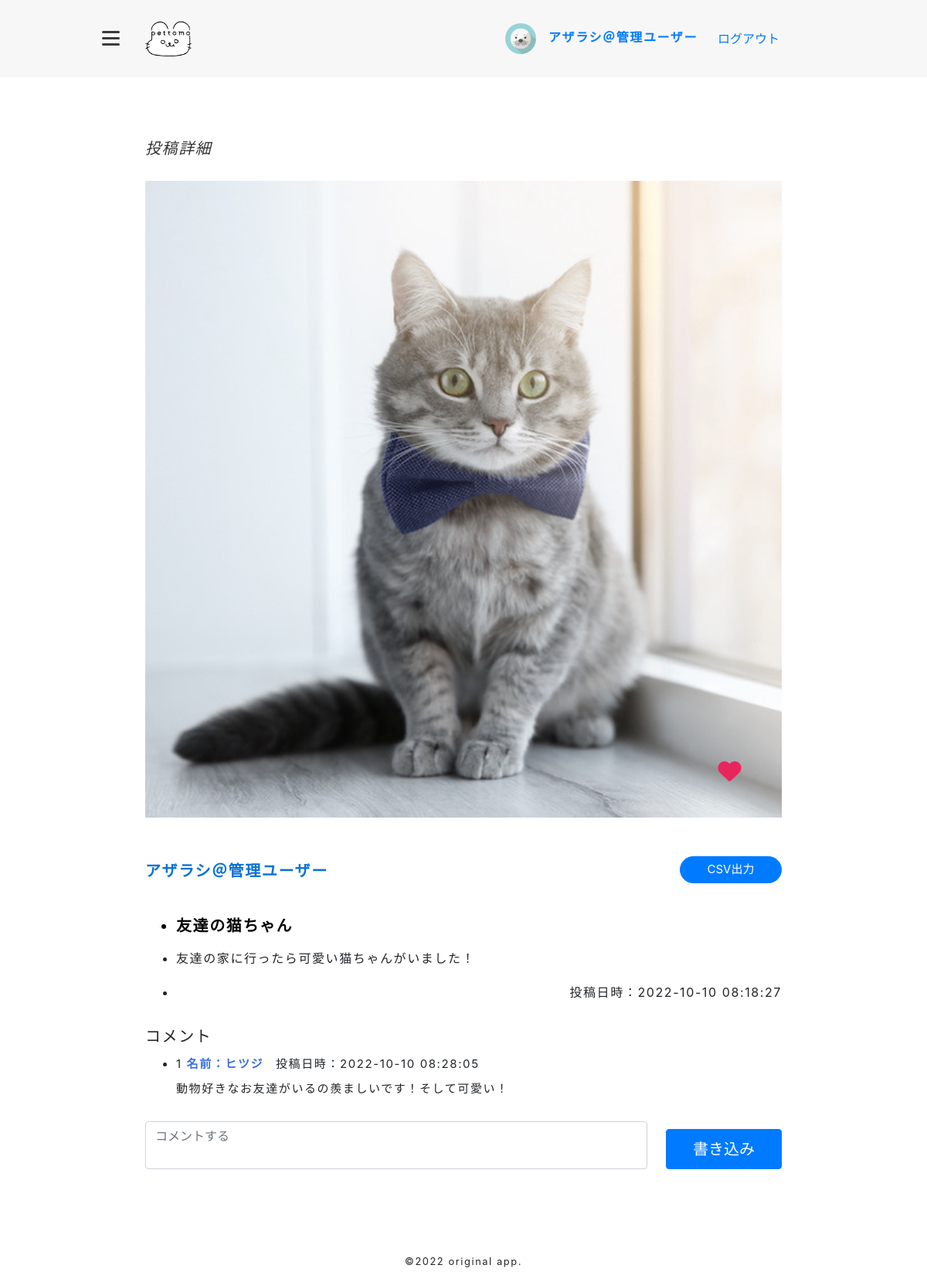
Page /public_html/thread_disp.php?thread_id=14 (signed in) on the committed database.
### tables this page shows
CREATE TABLE `threads` (
  `id` int(11) NOT NULL,
  `user_id` int(11) DEFAULT NULL,
  `title` text DEFAULT NULL,
  `body` text DEFAULT NULL,
  `thread_img` varchar(255) DEFAULT NULL,
  `delflag` tinyint(1) DEFAULT 0,
  `created` datetime DEFAULT NULL,
  `modified` datetime DEFAULT NULL
);

CREATE TABLE `users` (
  `id` int(11) NOT NULL,
  `username` varchar(32) DEFAULT NULL,
  `email` varchar(255) DEFAULT NULL,
  `password` varchar(255) DEFAULT NULL,
  `image` varchar(255) DEFAULT NULL,
  `delflag` tinyint(1) DEFAULT 0,
  `created` datetime DEFAULT NULL,
  `modified` datetime DEFAULT NULL,
  `authority` int(11) NOT NULL DEFAULT 1
);

CREATE TABLE `comments` (
  `id` int(11) NOT NULL,
  `thread_id` int(11) DEFAULT NULL,
  `comment_num` int(11) DEFAULT NULL,
  `user_id` int(11) DEFAULT NULL,
  `content` text DEFAULT NULL,
  `delflag` tinyint(4) DEFAULT 0,
  `created` datetime DEFAULT NULL,
  `modified` datetime DEFAULT NULL
);

### lib/Controller/functions.php (called while the page is built, shortened)
<?php
function h($s){
  return htmlspecialchars($s, ENT_QUOTES,'UTF-8');
}

### config/autoload.php (called while the page is built, shortened)
<?php
spl_autoload_register(function($class) {
  $prefix = 'Poa\\';
  if (strpos($class, $prefix) === 0) {
    $className = substr($class, strlen($prefix));
    $classFilePath = __DIR__ . '/../lib/' . str_replace('\\', '/', $className) . '.php';
  }
});

### lib/Model.php (called while the page is built, shortened)
<?php
class Model {
  public function __construct(){
    try {
      $this->db = new \PDO(DSN, DB_USERNAME, DB_PASSWORD);
    } catch (\PDOException $e) {
      echo $e->getMessage();
      exit;
    }
  }
}

### lib/Model/Thread.php (called while the page is built, shortened)
<?php
class Thread extends \Poa\Model {
  public function getThread($thread_id){
    $stmt = $this->db->prepare("SELECT threads.id,user_id,title,username,body,thread_img,threads.created FROM threads INNER JOIN users ON user_id = users.id WHERE threads.id = :id AND threads.delflag = 0");
    $stmt->bindValue(":id",$thread_id);
    $stmt->execute();
    return $stmt->fetch(\PDO::FETCH_OBJ);
  }
  public function favThread($thread_id) {
    $user_id = $_SESSION['me']->id;
    $stmt = $this->db->query("SELECT t.id AS t_id,f.id AS f_id FROM threads AS t LEFT JOIN favorites AS f ON t.delflag = 0 AND t.id = f.thread_id AND f.user_id = $user_id");
    $stmt->bindValue(":id",$thread_id);
    $stmt->execute();
    return $stmt->fetch(\PDO::FETCH_OBJ);
  }
}

### lib/Model/Comment.php (called while the page is built, shortened)
<?php
class Comment extends \Poa\Model {
  public function getCommentAll($thread_id){
    $stmt = $this->db->prepare("SELECT comment_num,username,content,comments.created FROM comments INNER JOIN users ON user_id = users.id WHERE thread_id =:thread_id AND comments.delflag = 0 ORDER BY comment_num ASC;");
    $stmt->execute([':thread_id' => $thread_id]);
    return $stmt->fetchAll(\PDO::FETCH_OBJ);
  }
}

### public_html/thread_disp.php (the view, shortened to what this page needs)
<?php
require_once(__DIR__ .'/header.php');
$threadCon = new Poa\Controller\CommentCreate();
$threadCon->run();
$thread_id = $_GET['thread_id'];
$threadMod = new Poa\Model\Thread();
$thread = $threadMod->favThread($thread_id);
$threadDisp = $threadMod->getThread($thread_id);
?>
<h1 class="page__ttl">投稿詳細</h1>
<div class="thread">
  <div class="thread_img" data-threadid="<?= $thread->t_id; ?>">
    <div class="fav__btn<?php if(isset($thread->f_id)) { echo ' active';} ?>">
      <i class="fas fa-heart"></i>
    </div>
    <img src="<?= './gazou/'.  h($threadDisp->thread_img); ?>" alt="">
  </div>
  <div class="thread__head">
    <div class="thread__ttl">
      <div class="thread_name">
        <p style="margin-top:3px; margin-bottom:0"><?= h($threadDisp->username); ?></P>
      </div>
    </div>
    <form id="csvoutput" method="post" action="thread_csv.php">
      <button class="btn btn-thread btn-primary" onclick="document.getElementById('csvoutput').submit();">CSV出力</button>
    </form>
  </div>
  <ul class="thread_ttl">
    <li class="user_ttl"><?= h($threadDisp->title); ?></li>
    <li class="user_comment"><?= h($threadDisp->body); ?></li>
    <li class="user_comment_date">投稿日時：<?= h($threadDisp->created); ?></li>
  </ul>
  <label>コメント</label>
  <ul class="thread__body">
  <?php
    $commentMod = new Poa\Model\Comment();
    $comments = $commentMod->getCommentAll($threadDisp->id);
    foreach($comments as $comment):
  ?>
    <li class="comment__item">
      <div class="comment__item__head">
        <span class="comment__item__num"><?= h($comment->comment_num); ?></span>
        <span class="comment__item__name">名前：<?= h($comment->username); ?></span>
        <span class="comment__item__date">投稿日時：<?= h($comment->created); ?></span>
      </div>
      <p class="comment__item__content"><?= h($comment->content); ?></p>
  <?php endforeach; ?>
    </li>
  </ul>
  <form action="" method="post" class="form-group">
    <div class="form-btn">
      <div class="form-group">
        <textarea type="text" name="content" class="form-control" placeholder="コメントする"><?= isset($threadCon->getValues()->content) ? h($threadCon->getValues()->content) : ''; ?></textarea>
      </div>
      <div class="form-group">
        <input type="submit" value="書き込み" class="btn btn-primary">
      </div>
    </div>
  </form>
</div>
<?php
require_once(__DIR__ .'/footer.php');
?>

### public_html/header.php (shortened to what this page needs)
<!DOCTYPE html>
<html lang="ja">
<head>
  <link rel="stylesheet" href="https://cdnjs.cloudflare.com/ajax/libs/meyer-reset/2.0/reset.min.css">
  <link href="https://stackpath.bootstrapcdn.com/bootstrap/4.1.3/css/bootstrap.min.css" rel="stylesheet">
  <link rel="stylesheet" href="./css/styles.css">
</head>
<body>
<header class="sticky-top header">
<div class="header__inner">
  <nav>
    <ul>
      <li><i class="openbtn1" id="open"><span></span><span></span><span></span></i></li>
      <li class="logo"><a href="<?= SITE_URL; ?>/"><span class="image"><img src="./gazou/app-logo.png" alt=""></span></a></li>
    </ul>
  </nav>
  <div class="header-r">
    <?php
      if(isset($_SESSION['me'])) { ?>
      <div class="prof-show" data-me="<?= h($_SESSION['me']->id); ?>">
        <a href="<?= SITE_URL; ?>/mypage.php">
          <span class="image"><img src="<?= ($_SESSION['me']->image) ? './gazou/'. h($_SESSION['me']->image) : './asset/img/noimage.png'; ?>" alt=""></span>
          <span class="name"><?= h($_SESSION['me']->username); ?></span>
        </a>
      </div>
      <form action="logout.php" method="post" id="logout" class="user-btn">
        <input type="submit" value="ログアウト">
      </form>
      <?php } ?>
  </div>
</div>
</header>
<div class="wrapper">

### public_html/footer.php (shortened to what this page needs)
</div>
<?php
    $year = date('Y');
?>
<p class="copy"><small>&copy;<?php echo $year; ?> original app.</small></p>
</body>
</html>

### public_html/css/styles.css (style rules this page uses)
html { font-family: "Josefin Sans",sans-serif; -webkit-font-smoothing: antialiased; font-weight: 200; letter-spacing: 0.1em; color: #323232; }
* { box-sizing: border-box; }
a { display: block; }
label { font-size: 20px; }
textarea { resize: none; font-size: 18px; height: 200px; }
.btn { width: 150px; padding: 10px 0; font-size: 20px; }
.btn-thread { width: 132px; padding: 5px 0; font-size: 15px; border-radius:83px }
.wrapper { max-width: 824px; margin: 80px auto; }
.header { background: rgba(245, 244, 244, 0.705); height: 100px; }
.header__inner { height: 100px; width: 964px; margin: 0 auto; display: flex; justify-content: space-between; align-items: center; }
.header__inner nav ul { margin-bottom: 0; display: flex; padding: 20px 0; }
.header__inner nav ul li { font-size: 15px; font-family: 'M PLUS Rounded 1c', sans-serif; text-align: center; display: flex; align-items: center; justify-content: center; }
.header__inner nav ul li + li { margin-left: 20px; }
.header__inner .header-r { display: flex; margin-right: 67px; }
.header__inner .prof-show { display: flex; align-items: center; }
.header__inner .prof-show .name { font-weight: bold; color: #007bff; }
.header__inner .prof-show .image img { border-radius: 50%; width: 40px; height: 40px; object-fit: cover; margin-right: 10px; }
.header__inner .logo .image img { width: 60px; object-fit: cover; }
.openbtn1 { position: relative; cursor: pointer; width: 50px; height:50px; border-radius: 5px; }
.openbtn1 span { display: inline-block; position: absolute; left: 14px; height: 3px; border-radius: 2px; background: rgb(59, 59, 59); width: 45%; }
.openbtn1 span:nth-of-type(1) { top:15px; }
.openbtn1 span:nth-of-type(2) { top:23px; }
.openbtn1 span:nth-of-type(3) { top:31px; }
.user-btn { display: flex; align-items: center; margin-left: 20px; }
.user-btn input[type=submit] { color: #007bff; background: none; border: none; }
.page__ttl { font-size: 20px; margin: 0px 0px 30px 0px; font-family: 'Charm', cursive; font-style: italic; font-weight: 300; color: #323232; }
.thread__head { display: flex; align-items: center; justify-content: space-between; margin: 50px 0 40px 0; }
.thread_img { position: relative; }
.thread_img img { width: 824px; height: 824px; }
.thread .thread_img .fav__btn { position: absolute; top: 90%; left: 90%; }
.thread__ttl { font-size: 20px; color: #0972d3; font-family: 'M PLUS Rounded 1c', sans-serif; font-weight: bold; }
.thread_ttl { margin-bottom: 30px; }
.user_ttl { font-size: 20px; color: #000203; font-weight: bold; margin-bottom: 15px; }
.user_comment { margin-bottom: 20px; }
.user_comment_date { text-align: right; }
.thread_name { display: flex; }
.thread__body .comment__item { margin-bottom: 30px; }
.thread__body .comment__item__head { font-size: 15px; margin-bottom: 10px; }
.thread__body .comment__item__name { color: #3c70e0; font-family: 'M PLUS Rounded 1c', sans-serif; margin-right: 10px; font-size: 15px; font-weight: bold; }
.thread__body .comment__item__content { font-size: 15px; }
.copy { text-align: center; }
.fav__btn { font-size: 30px; }
.fav__btn.active { color: #e8265d; }
.form-btn { display: flex; justify-content: space-between; align-items: center; }
.form-btn .form-group textarea { width:650px; }
html { min-height: 100%; }
body { min-height: 100%; }

### rows in the picture
threads: thread_img (picture), user.username "アザラシ＠管理ユーザー", title "友達の猫ちゃん", body "友達の家に行ったら可愛い猫ちゃんがいました！", created "2022-10-10 08:18:27"
comments: comment_num "1", user.username "ヒツジ", created "2022-10-10 08:28:05", content "動物好きなお友達がいるの羨ましいです！そして可愛い！"

### other values in the picture
$_SESSION['me']->username "アザラシ＠管理ユーザー"
